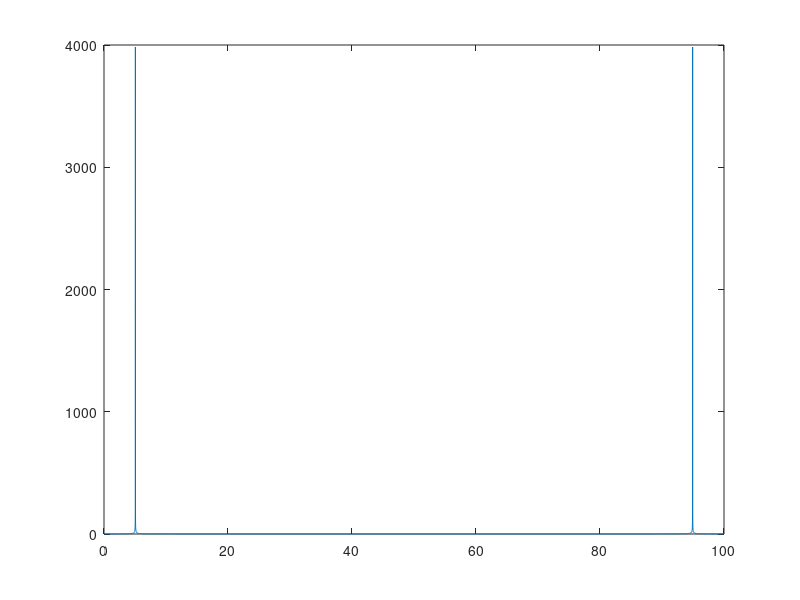

Write MATLAB code to recreate this figure.
t = [0:1/8000:1]; 
 x = sin(2*pi*405*t); 
 X = fft(x); 
A = abs(X); 
 N = length(X); 
 w = ([1:N]-1)/N*100; 
 plot(w, A)

